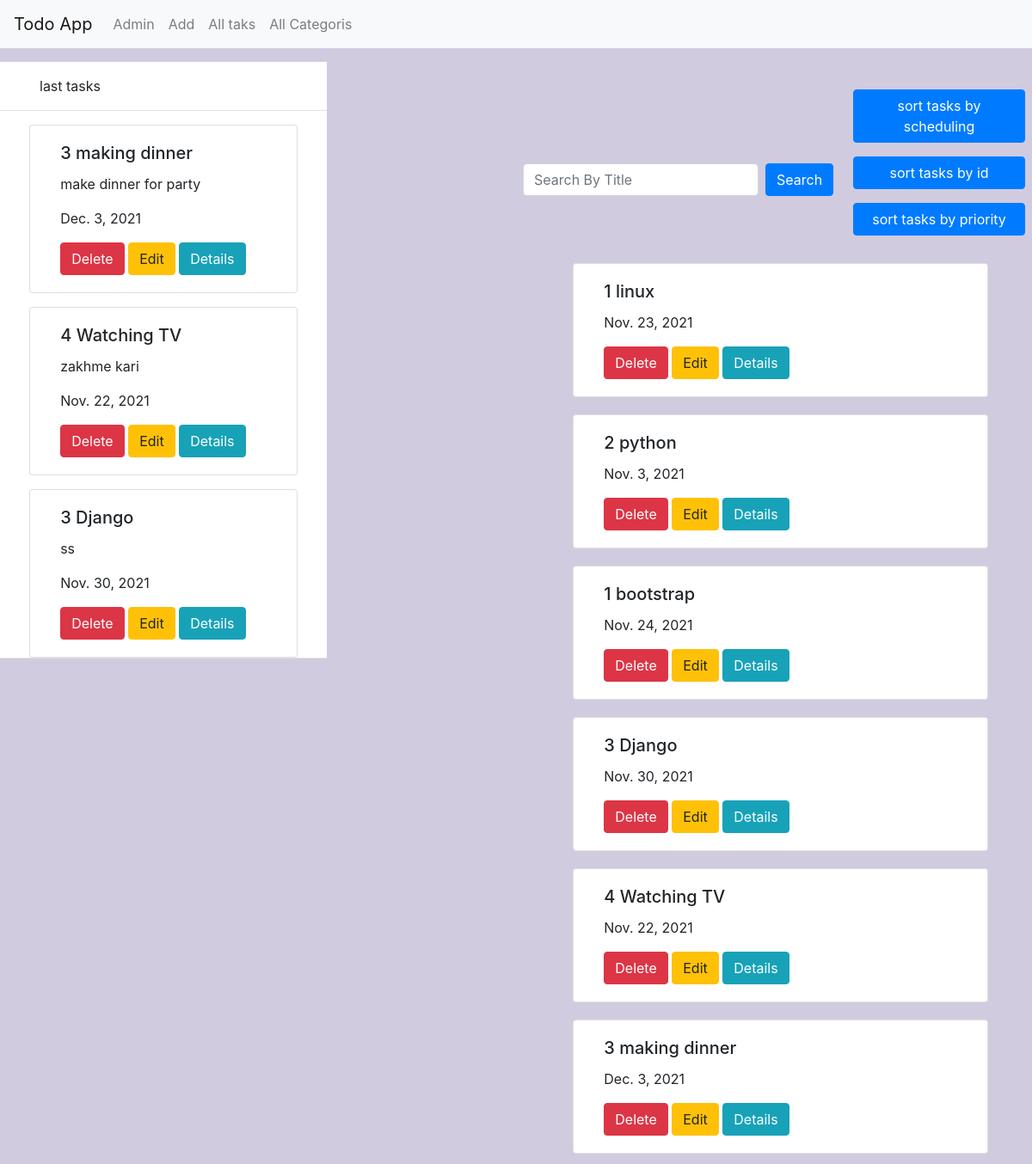
/tasks/, run on the app's committed database.
### todoapp/models.py (models this page shows, shortened)
class Todo(models.Model):
    category = models.ForeignKey(Category , on_delete = CASCADE)
    title = models.CharField(max_length=255)
    description = models.TextField()
    priority = models.IntegerField()
    created_at = models.DateTimeField(auto_now_add=True,null=True)
    Scheduling = models.DateField(default=date.today)

### todoapp/views.py (the view)
# urls.py: path('tasks/',list,name='todo_list'),
def list(request):
    all_todos = Todo.objects.all()
    last3 = Todo.objects.all().order_by('-id')[:3]
    mydictionary = {
        "alltodos" : all_todos,
        'todo' : last3
    }
    return render(request,'todoapp/todo_list.html',context=mydictionary)

### templates/todoapp/todo_list.html (shortened to what this page needs)
{% extends 'base.html' %}
{% block content %}
<div class="row">
  <form class="form-inline mt-5" style="margin: 0 auto;" action="{% url 'searchdata' %}">
    <div class="form-group mx-sm-2 mb-2">
      <input type="search" class="form-control" name='query' id="query" placeholder="Search By Title">
    </div>
      <button type="submit" class="btn btn-primary mb-2">Search</button>
  </form>
    <div class="col-md mx-sm-2" style="margin: 0 auto;">
      <form action="{% url 'sortdata_by_scheduling' %}">
        <button type="submit" class="btn btn-primary btn-block" style="display: block;margin: 1rem auto;">sort tasks by scheduling</button>
      </form>
      <form action="{% url 'sortdata_by_id' %}">
        <button type="submit" class="btn btn-primary btn-block" style="display: block;margin: 1rem auto;">sort tasks by id</button>
      </form>
      <form action="{% url 'sortdata_by_priority' %}">
        <button type="submit" class="btn btn-primary btn-block" style="display: block;margin: 1rem auto;">sort tasks by priority</button>
      </form>
    </div>
</div>
{% for eachtodo in alltodos %}
<div class="row mb-1">
    <div class="col-md-10" style="margin:0 auto;">
        <div class="card container-fluid" style="margin-top: 1rem;">
            <div class="card-body">
              <h5 class="card-title">{{eachtodo.priority}}  {{eachtodo.title}}</h5>
              <p class="card-text">{{eachtodo.Scheduling}}</p>
              <a href="/delete/{{eachtodo.id}}" class="btn btn-danger">Delete</a>
              <a href="/edit/{{eachtodo.id}}" class="btn btn-warning">Edit</a>
              <a href="{% url 'todo_detail' eachtodo.pk %}" class="btn btn-info">Details</a>
            </div>
          </div>
    </div>
</div>
{% endfor %}
{% endblock %}

### templates/base.html (shortened to what this page needs)
{% load static %}
<!doctype html>
<html lang="en">
<head>
  <link rel="stylesheet" href="https://stackpath.bootstrapcdn.com/bootstrap/4.4.1/css/bootstrap.min.css"
>
  <link rel= "stylesheet" href=" {% static 'todoapp/style.css' %} "
  <title>{% block title %}{% endblock %}</title>
</head>
<body style="max-width: 100%;overflow-x: hidden;" class="mb-2">
{% include 'nav.html' %}
<div class="row mt-5">
<div class="col-md-6 " style="margin:0 auto;">
  <div class="d-flex flex-column align-items-stretch flex-shrink-0 bg-white" style="width: 380px;">
    <div href="" class="d-flex align-items-center flex-shrink-0 p-3 link-dark text-decoration-none border-bottom">
      <svg class="bi me-2" width="30" height="24"><use xlink:href="#bootstrap"></use></svg>
      <span>last tasks</span>
    </div>
    <div class="list-group list-group-flush border-bottom scrollarea">
      {% for item in todo %}
      <div class="row">
        <div class="col-md-10" style="margin:0 auto;">
            <div class="card container-fluid" style="margin-top: 1rem;">
                <div class="card-body">
                  <h5 class="card-title">{{item.priority}} {{item.title}}</h5>
                  <p class="card-text">{{item.description}}</p>
                   <p class="card-text">{{item.Scheduling}}</p>
                  <a href="/delete/{{item.id}}" class="btn btn-danger">Delete</a>
                  <a href="/edit/{{item.id}}" class="btn btn-warning">Edit</a>
                  <a href="{% url 'todo_detail' item.pk %}" class="btn btn-info">Details</a>
                </div>
              </div>
        </div>
      </div>
      {% endfor %}
    </div>
  </div>
</div>
<div class="col-md-6 mt-3" style="margin:0 auto;">
{% block content %}
{% endblock %}
</div>
</div>
</body>
</html>

### templates/nav.html (shortened to what this page needs)
<nav class="navbar navbar-expand-lg navbar-light bg-light fixed-top mb-5">
    <a class="navbar-brand" href="{% url 'home_page' %}">Todo App</a>
    <div class="collapse navbar-collapse" id="navbarSupportedContent">
      <ul class="navbar-nav mr-auto">
        <li class="nav-item">
          <a class="nav-link" href="{% url 'admin:index' %}">Admin</a>
        </li>
        <li class="nav-item">
          <a class="nav-link" href="{% url 'add_task' %}">Add</a>
        </li>
        <li class="nav-item">
          <a class="nav-link" href="{% url 'todo_list' %}">All taks</a>
        </li>
        <li class="nav-item">
          <a class="nav-link" href="{% url 'category_list' %}">All Categoris</a>
        </li>
    </div>
</nav>

### static/todoapp/style.css (style rules this page uses)
body { background-color: rgb(209, 203, 223)!important; }

### data on the page
Todo: priority "3", title "making dinner", description "make dinner for party", Scheduling "Dec. 3, 2021"
Todo: priority "4", title "Watching TV", description "zakhme kari", Scheduling "Nov. 22, 2021"
Todo: priority "3", title "Django", description "ss", Scheduling "Nov. 30, 2021"
Todo: priority "1", title "linux", Scheduling "Nov. 23, 2021"
Todo: priority "2", title "python", Scheduling "Nov. 3, 2021"
Todo: priority "1", title "bootstrap", Scheduling "Nov. 24, 2021"
